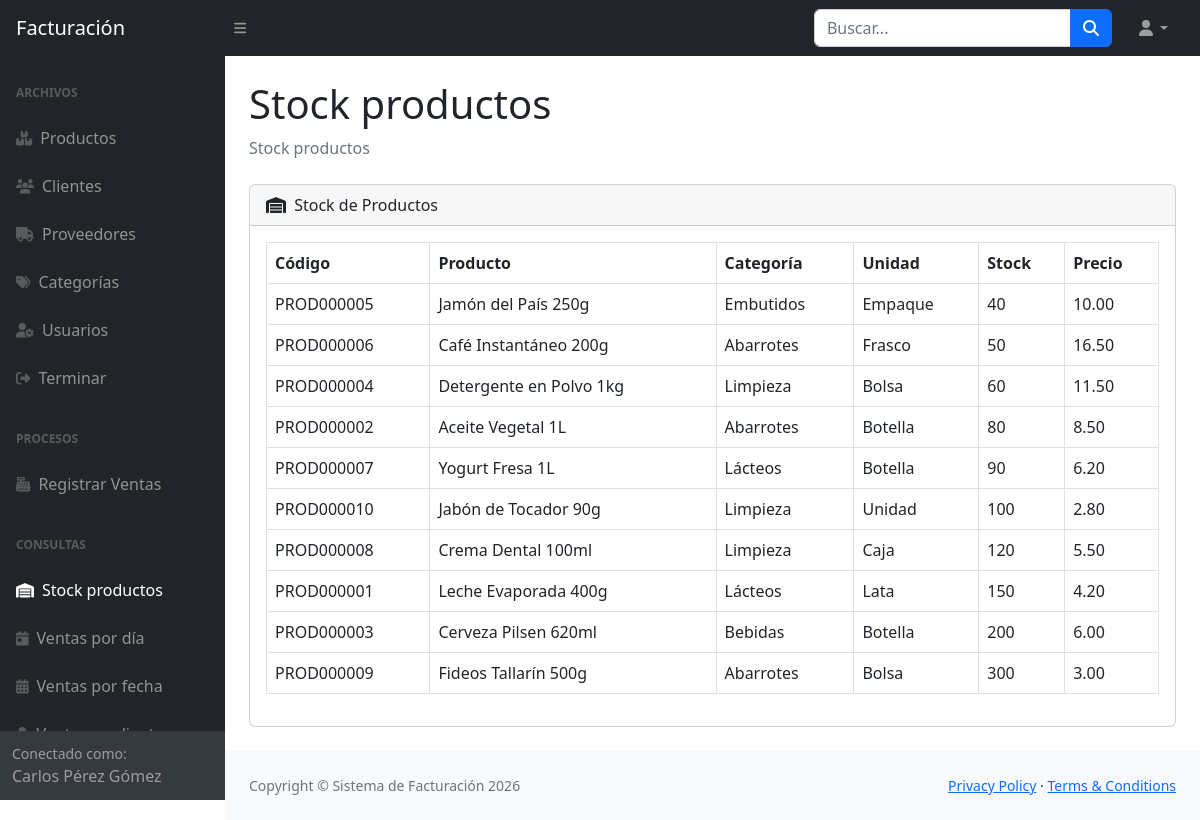
The page /vista/stock.php (signed in) on the database its author committed.
### tables this page shows
CREATE TABLE `productos` (
  `idproducto` varchar(10) NOT NULL,
  `idproveedor` varchar(3) DEFAULT NULL,
  `nomproducto` varchar(128) DEFAULT NULL,
  `unimed` varchar(15) DEFAULT NULL,
  `stock` int(11) DEFAULT NULL,
  `cosuni` decimal(10,4) DEFAULT NULL,
  `preuni` decimal(10,4) DEFAULT NULL,
  `idcategoria` char(2) DEFAULT NULL,
  `estado` char(1) DEFAULT NULL
);

CREATE TABLE `categorias` (
  `idcategoria` char(2) NOT NULL,
  `nomcategoria` varchar(128) DEFAULT NULL
);

### vista/common.php (called while the page is built, shortened)
<?php
function safe($text) {
    return htmlspecialchars($text, ENT_QUOTES, 'UTF-8');
}
function fetchRows($mysqli, $sql, $types = '', $params = []) {
    $stmt = $mysqli->prepare($sql);
    $stmt->execute();
    $result = $stmt->get_result();
    $rows = [];
    while ($row = $result->fetch_assoc()) {
        $rows[] = $row;
    }
    return $rows;
}

### vista/stock.php (the view, shortened to what this page needs)
<?php
require_once 'common.php';
$stockRows = fetchRows($mysqli, 'SELECT p.idproducto, p.nomproducto, p.unimed, p.stock, p.preuni, c.nomcategoria FROM productos p LEFT JOIN categorias c ON p.idcategoria = c.idcategoria ORDER BY p.stock ASC');
require 'header.php';
?>
                        <div class="card mb-4">
                            <div class="card-header">
                                <i class="fas fa-warehouse me-1"></i>
                                Stock de Productos
                            </div>
                            <div class="card-body">
                                <div class="table-responsive">
                                    <table class="table table-bordered" id="datatablesSimple">
                                        <thead>
                                            <tr>
                                                <th>Código</th>
                                                <th>Producto</th>
                                                <th>Categoría</th>
                                                <th>Unidad</th>
                                                <th>Stock</th>
                                                <th>Precio</th>
                                            </tr>
                                        </thead>
                                        <tbody>
                                            <?php foreach ($stockRows as $product): ?>
                                                <tr>
                                                    <td><?php echo safe($product['idproducto']); ?></td>
                                                    <td><?php echo safe($product['nomproducto']); ?></td>
                                                    <td><?php echo safe($product['nomcategoria']); ?></td>
                                                    <td><?php echo safe($product['unimed']); ?></td>
                                                    <td><?php echo safe($product['stock']); ?></td>
                                                    <td><?php echo number_format($product['preuni'], 2); ?></td>
                                                </tr>
                                            <?php endforeach; ?>
                                        </tbody>
                                    </table>
                                </div>
                            </div>
                        </div>
<?php require 'footer.php'; ?>

### rows shown on the page
productos: idproducto "PROD000005", nomproducto "Jamón del País 250g", idcategoria.nomcategoria "Embutidos", unimed "Empaque", stock "40", preuni "10.00"
productos: idproducto "PROD000006", nomproducto "Café Instantáneo 200g", idcategoria.nomcategoria "Abarrotes", unimed "Frasco", stock "50", preuni "16.50"
productos: idproducto "PROD000004", nomproducto "Detergente en Polvo 1kg", idcategoria.nomcategoria "Limpieza", unimed "Bolsa", stock "60", preuni "11.50"
productos: idproducto "PROD000002", nomproducto "Aceite Vegetal 1L", idcategoria.nomcategoria "Abarrotes", unimed "Botella", stock "80", preuni "8.50"
productos: idproducto "PROD000007", nomproducto "Yogurt Fresa 1L", idcategoria.nomcategoria "Lácteos", unimed "Botella", stock "90", preuni "6.20"
productos: idproducto "PROD000010", nomproducto "Jabón de Tocador 90g", idcategoria.nomcategoria "Limpieza", unimed "Unidad", stock "100", preuni "2.80"
productos: idproducto "PROD000008", nomproducto "Crema Dental 100ml", idcategoria.nomcategoria "Limpieza", unimed "Caja", stock "120", preuni "5.50"
productos: idproducto "PROD000001", nomproducto "Leche Evaporada 400g", idcategoria.nomcategoria "Lácteos", unimed "Lata", stock "150", preuni "4.20"
productos: idproducto "PROD000003", nomproducto "Cerveza Pilsen 620ml", idcategoria.nomcategoria "Bebidas", unimed "Botella", stock "200", preuni "6.00"
productos: idproducto "PROD000009", nomproducto "Fideos Tallarín 500g", idcategoria.nomcategoria "Abarrotes", unimed "Bolsa", stock "300", preuni "3.00"

### other values the page prints
safe($_SESSION['user']['fullname'] ?? $_SESSION['user']['username']) "Carlos Pérez Gómez"
safe($pageTitle) "Stock productos"
